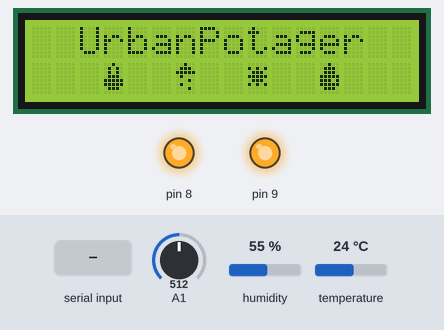
A sketch run on a simulated Arduino Uno, built with avr-gcc and run on an emulated ATmega328P. On the bench: 16×2 character LCD, output pins drawn as LEDs (lit = HIGH). The inputs (shaded band) are chosen by the test bench; at power-on: A1 = 512, humidity 55 %, temperature 24 °C. The local clock reads 2024-03-15 10:24:30 at power-on unless the sketch sets it; what the sketch prints to the serial monitor is not drawn.

Above: at 4.2 s.
At 8.3 s:
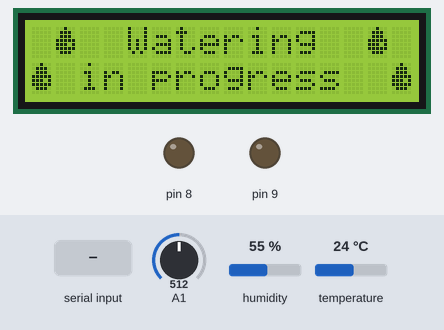
8.4 s: A1 set to 906
10.4 s: A1 set to 931
At 12.5 s:
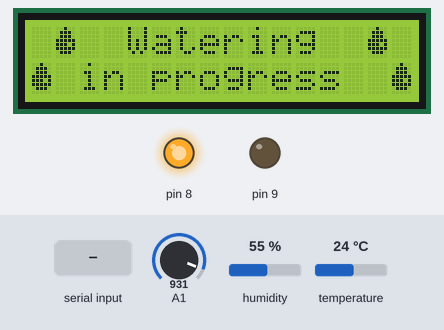
12.8 s: A1 set to 900
At 14.1 s:
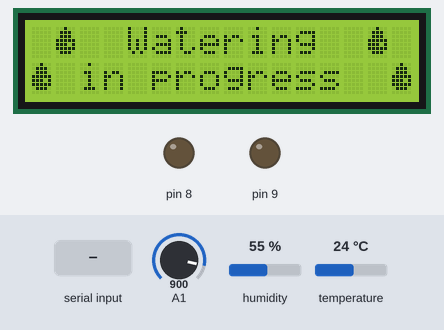
14.9 s: A1 set to 1023
At 15.8 s:
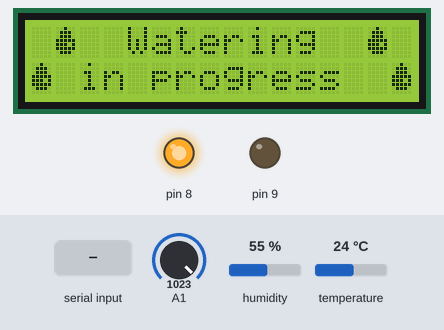
17.0 s: "90/45/200/10/150/30\n" received over Serial
28.1 s: A1 set to 716
At 30.6 s:
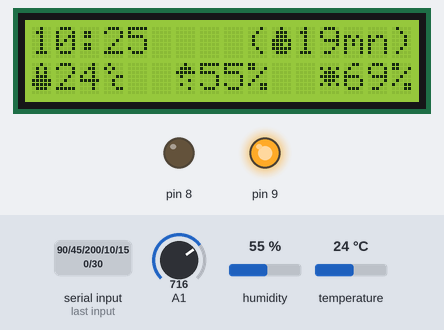
Timing chart, 0 to 32.1 s (numbered marks = the images above; inputs shaded):
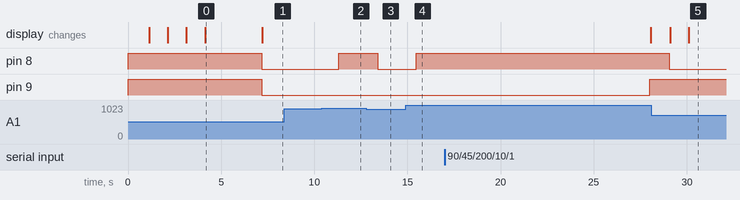

The sketch:

UrbanPotager.ino
```cpp
// (licence header left out)
//////////////////////////////////////////////////
//                  Includes                    //
//////////////////////////////////////////////////
/***** Own Lib *****/
#include "chardef.h"

/***** Downloaded Lib *****/
#include <LiquidCrystal_I2C.h>
#include <SPI.h>
#include <RTClib.h>
#include "DHT.h"

/***** Arduino's Lib *****/
#include <Wire.h>

bool isShield 	= false;


//////////////////////////////////////////////////////
//                  Declarations                    //
//////////////////////////////////////////////////////

/***** You can adjuste the pins if you want *****/
int tempPin		= isShield ? 13 : 7;
int lightPin	= isShield ? 0 : 1;
int pinLight	= isShield ? 10 : 8;
int pinPump		= isShield ? 9 : 9;

/***** You can adjuste this values if you want *****/
unsigned long 	delaySensorReading	= 5;		// Sensor will be check each delaySensorReading seconds
unsigned long 	durationWatering	= 20;
unsigned long 	delaySendUpdate		= 30;
unsigned long 	delayWatering		= 1200 ;	// 1200 = every 20 mn (in seconds)
boolean			canUseLight			= false;
boolean			canUsePump			= false;
int 			startLightHour		= 8;		// Start light at <hour> (8 => led on at 7:00AM)
int 			endLightHour		= 21;		// Heure de FIN lumière (22 => led of 09:00PM)
int 			startLightMin		= 0;		// Start light at <hour> (8 => led on at 7:00AM)
int 			endLightMin			= 0;		// Heure de FIN lumière (22 => led of 09:00PM)
int 			lightMinValue		= 90;

/*****                    Screen                      *****/
/***** GND -> GND / VCC -> 5V / SDA -> A4 / SCL -> A5 *****/
LiquidCrystal_I2C lcd(0x27,16,2);
byte celcius[8]		= CELCIUS_ARRAY;
byte light[8]		= LIGHT_ARRAY;
byte humidity[8]	= HUMIDITY_ARRAY;
byte temp[8]		= TEMP_ARRAY;
byte water1[8]		= WATER_ARRAY;
byte water2[8]		= WATER2_ARRAY;

/***** Temperature *****/
#define DHTTYPE DHT11
DHT dht(tempPin, DHTTYPE);

/***** Time and hour *****/
RTC_DS1307 RTC;
#if defined(__SAM3X8E__)
	#undef __FlashStringHelper::F(string_literal)
	#define F(string_literal) string_literal
#endif

/***** Variables *****/
//Those values will be change in the loop
unsigned long 	lastWatering		= 0;
long 			longLightReading	= 0;
long 			longTempVal			= 0;
long 			longHumiVal			= 0;
unsigned long 	lastSensorReading	= 0;
unsigned long 	lastUpdate			= 0;
String 			detailledStatus1;	// Status ligne 1 (max 16 char)
String 			detailledStatus2;	// Status ligne 2 (max 16 char)
String 			lightVal;			//This is the value of Light sensor in String
String 			tempVal;			//This is the value of Temperature sensor in String
String 			humiVal;			//This is the value of Humidity sensor in String
long 			lightPercent		= 0;
unsigned long 	currentTime;
long 			time;
String 			myDate;
String 			myTime;
String 			readString;
boolean			isManage 			= false;
boolean			isCleaning 			= false;
int 			nextWateringSeconds	= 0;


////////////////////////////////////////////////
//                 Base Code                  //
////////////////////////////////////////////////
void setup() {

	//Begin Serial
	Serial.begin(9600);

	//Setup Light
	pinMode(pinLight, OUTPUT);
	digitalWrite(pinLight,HIGH); // Turn OFF (default)

	//Setup Pump
	pinMode(pinPump, OUTPUT);
	digitalWrite(pinPump,HIGH); // Turn OFF = HIGH (default)

	//Setup LCD
	initLCD();

	//Setup RTC Module
	Wire.begin();
	RTC.begin();
	// WARNING! Un-comment the next line if the program is launch for the first time. It will init the RTC Module with the actual hour.
	//RTC.adjust(DateTime(__DATE__, __TIME__));
	if (! RTC.isrunning()) {
		// Serial.println("RTC is NOT running!");
		RTC.adjust(DateTime(__DATE__, __TIME__));
	}
}

void loop() {
	DateTime now = RTC.now();
	time = now.unixtime();

	// correct date if necessary
	myTime = (now.hour() < 10) ? "0" : "";
	myTime += String(now.hour())+":";
	myTime += (now.minute() < 10) ?"0" : "";
	myTime += String(now.minute());

	//Get Light value
	long backupLight = lightPercent;
	longLightReading = analogRead(lightPin);
	lightPercent = isShield ? map(longLightReading, 0, 1023, 100, 0) : map(longLightReading, 0, 1023, 0, 100);
	lightVal = doubleToString(lightPercent, 0);

	//If difference between the two values are more than 20
	//We have too inform phone
	if(abs(backupLight - lightPercent) > 12){
		Serial.println("slanotlig" + lightVal);
	}

	if (time > (lastSensorReading + delaySensorReading)) {
		checkSensorsValues();
		lastSensorReading = time;
	}

	if (time > (lastUpdate + delaySendUpdate)) {
		updateInformations();
	}

	while (Serial.available()) {
		delay(3);
		if (Serial.available() > 0) {
			char c = Serial.read();
			readString += c;
		}
	}

	if(!isManage){
		manageDayLight();
		manageWatering();
		manageLCDDisplay();
	}else{
		lcd.setCursor(0, 0);
		lcd.print("Maintenance mode");

		lcd.setCursor(0, 1);
		lcd.print(isCleaning ? "Cleaning on     " : "Cleaning off    ");
	}

	if (readString.length() >0) {

		if (readString.substring(0,3) == "mas") {
			String command = readString.substring(3);
			String instruction = command.substring(0,3);
			String action = command.substring(3);
			if (instruction == "man"){
				if (action == "of"){
					lcd.clear();
					isManage = false;
				}
				else{
					isManage = true;
					digitalWrite(pinPump, HIGH);
					digitalWrite(pinLight, HIGH);
				}
			}else if(instruction == "set"){
				String subCommand = action.substring(0,3);
				String datas = action.substring(3);
				lcd.clear();
				lcd.setCursor(0,0);

				if(subCommand == "set"){
					endLightHour = datas.substring(0,2).toInt();
					endLightMin = datas.substring(3,5).toInt();
					lcd.print("Change Sunset to");
					lcd.setCursor(0,1);
					lcd.print("     " + datas + "      ");
				}else if(subCommand == "ris"){
					startLightHour = datas.substring(0,2).toInt();
					startLightMin = datas.substring(3,5).toInt();
					lcd.print("Change Sunrise");
					lcd.setCursor(0,1);
					lcd.print("to : " + datas + "      ");
				}else if(subCommand == "max"){
					lcd.print("Work in progress");
				}else if(subCommand == "min"){
					lcd.print("Work in progress");
				}else if(subCommand == "wat"){
					int slashIndex = datas.indexOf('/');
					delayWatering = datas.substring(0, slashIndex).toInt() * 60;
					durationWatering = datas.substring(slashIndex+1).toInt();
					String s = "Each ";
					s += delayWatering/60;
					s += " min";
					lcd.print(s);
					lcd.setCursor(0,1);
					s = "During ";
					s += durationWatering;
					s += " min";
					lcd.print(s);
				}
				delay(3000);
				lcd.clear();
			}else if (instruction == "upd"){
				updateInformations();
			}else if(isManage){
				String actionMain = command.substring(0,3);
				if (actionMain == "pum"){
					digitalWrite(pinPump, (action == "of") ? HIGH : LOW);
				}else if(actionMain == "lig"){
					digitalWrite(pinLight, (action == "of") ? HIGH : LOW);
				}else if(actionMain == "cle"){
					isCleaning = (action == "on");
					if(isCleaning){
						digitalWrite(pinPump, HIGH);
						digitalWrite(pinLight, HIGH);
					}
				}
			}
		}
		readString = "";
	}
	delay(1000);

}

///////////////////////////////////////////////
//                 Fuctions                  //
///////////////////////////////////////////////

/**
 *  This function is used to attribute the
 *  correct data to each sensors variables.
 */
void checkSensorsValues() {
	//Get Temperature and humidity values
	longTempVal = dht.readTemperature();
	longHumiVal = dht.readHumidity();

	// Values to String
	tempVal = doubleToString(longTempVal, 0);
	humiVal = doubleToString(longHumiVal, 0);
}

/**
 *  This function is used to make led On if time
 *  is between startLight and endLight
 */
void manageDayLight() {
	DateTime now = RTC.now();
	int myHour = now.hour();
	int myMin = now.minute();
	if ((myHour >= startLightHour ) && (myHour < endLightHour + 1)) {
		if((myHour == startLightHour && myMin < startLightMin) || (myHour == endLightHour && myMin >= endLightMin)){
			digitalWrite(pinLight,HIGH); // Turn OFF = HIGH (default)
			canUseLight=false;
		}else{
			canUseLight = !(lightPercent>=90);
			digitalWrite(pinLight, canUseLight ? LOW : HIGH);
		}

	} else {
		digitalWrite(pinLight,HIGH); // Turn OFF = HIGH (default)
		canUseLight=false;
	}
}

void updateInformations(){
	Serial.print("slaupd/");
	Serial.print(tempVal);
	Serial.print("/");
	Serial.print(humiVal);
	Serial.print("/");
	Serial.print(lightVal);
	Serial.print("/");
	Serial.print(nextWateringSeconds);
	Serial.print("/");
	Serial.print(digitalRead(pinLight) == LOW ? "ON" : "OFF" );
	Serial.println("");
	lastUpdate = time;
}

/**
 *  This function is used to make
 *  pump work each delayWatering
 */
void manageWatering() {
	if (canUsePump==true) {
		if (time > (lastWatering + durationWatering)) {
			digitalWrite(pinPump,HIGH); // Turn OFF = HIGH (default)
			canUsePump=false;
			lastWatering = time;
		}
	} else {
		if (time > (lastWatering + delayWatering)) {
			digitalWrite(pinPump,LOW); // Turn ON
			lastWatering =time;
			canUsePump=true;
		}
	}
}

/**
 *  This function is used to show
 *  all variables in the screen
 */
void manageLCDDisplay() {
	if (canUsePump == true) {
		lcd.setCursor(0, 0);
		lcd.print(" ");
		lcd.write(byte(5));  // Water
		lcd.print("  Watering  ");
		lcd.write(byte(5));  // Water
		lcd.print(" ");

		lcd.setCursor(0, 1);
		lcd.write(byte(5));  // Water
		lcd.print(" in progress  ");
		lcd.write(byte(5));  // Water
	} else {
		//lcd.setCursor(0, 0);
		//lcd.print("===== "+myTime+" ====");
		lcd.setCursor(0, 0);
		lcd.print(myTime+"    (");
		lcd.write(byte(5));  // Water char
		nextWateringSeconds = (lastWatering+delayWatering) - time;
		int nextWatering = nextWateringSeconds;
		if (nextWatering >= 3600) {
			nextWatering = nextWatering/3600;
			lcd.print(String(nextWatering)+"h)    ");
		} else {
			if (nextWatering >= 60) {
				nextWatering = nextWatering/60;
				lcd.print(String(nextWatering)+"mn)        ");
			} else {
				lcd.print(String(nextWatering)+"s)         ");
			}
		}
		lcd.setCursor(0, 1);
		lcd.write(byte(3));  // Temp char
		lcd.setCursor(1, 1);
		lcd.print(tempVal);
		lcd.setCursor(3, 1);
		lcd.write(byte(0));  // Celcius char
		lcd.setCursor(4, 1);
		lcd.print("  ");
		lcd.setCursor(6, 1);
		lcd.write(byte(2));  // Humidity char
		lcd.setCursor(7, 1);
		lcd.print(humiVal+"%  ");
		lcd.setCursor(12, 1);
		lcd.write(byte(1));  // Light char
		lcd.setCursor(13, 1);
		lcd.print(lightVal+"%");
	}
}

/**
 *  This function is used to init the LCD in setup function
 */
 void initLCD(){
	lcd.init();
	lcd.backlight();
	lcd.createChar(0, celcius);
	lcd.createChar(1, light);
	lcd.createChar(2, humidity);
	lcd.createChar(3, temp);
	lcd.createChar(4, water1);
	lcd.createChar(5, water2);
	lcd.home();
	lcd.setCursor(0, 0);
	lcd.print("  UrbanPotager  ");
	delay(1000);
	lcd.setCursor(0, 1);
	lcd.print("   ");
	lcd.write(byte(3));
	delay(1000);
	lcd.print("  ");
	lcd.write(byte(2));
	delay(1000);
	lcd.print("  ");
	lcd.write(byte(1));
	delay(1000);
	lcd.print("  ");
	lcd.write(byte(5));
	delay(3000) ;
	lcd.clear();
 }

////////////////////////////////////////////
//                 Tools                  //
////////////////////////////////////////////
String doubleToString(double input,int decimalPlaces)
{
	if(decimalPlaces!=0){
		String string = String((int)(input*pow(10,decimalPlaces)));
		if(abs(input)<1)
		{
			if(input>0)
				string = "0"+string;
			else if(input<0)
				string = string.substring(0,1)+"0"+string.substring(1);
		}
		return string.substring(0,string.length()-decimalPlaces)+"."+string.substring(string.length()-decimalPlaces);
	}
	else
	{
		return String((int)input);
	}
}
```

chardef.h
```cpp
#ifndef chardef_h
#define chardef_h

#define CELCIUS_ARRAY {B01000,B10100,B01000,B00011,B00100,B00100,B00011}
#define LIGHT_ARRAY {B00000,B10101,B01110,B11111,B01110,B10101,B00000,B00000}
#define HUMIDITY_ARRAY {B00100,B01110,B11111,B01000,B00010,B01000,B00010,B00000}
#define TEMP_ARRAY {B00100,B01010,B01010,B01110,B11111,B11111,B01110}
#define WATER_ARRAY {B00000,B00100,B01110,B01110,B11111,B11101,B11111,B01110}
#define WATER2_ARRAY {B00100,B01110,B01110,B11111,B11101,B11111,B01110,B00000}

#endif
```

Measured:
- the behaviour switches between 920 and 921 on A1 (found by bisection; images 1 and 2)
- after the input at 8.4 s, every drawn part: stays the same
- after the input at 10.4 s, pin 8: LOW → HIGH after 0.91 s
- after the input at 12.8 s, pin 8: HIGH → LOW after 0.60 s
- after the input at 14.9 s, pin 8: LOW → HIGH after 0.58 s
- after the input at 17.0 s, pin 9: LOW → HIGH after 11.0 s
- after the input at 28.1 s, pin 8: HIGH → LOW after 0.96 s; the display: first changes after 1.0 s (image 5 shows a later state)
- what the display in image 0 shows lasts 3.1 s, from 4.1 s to 7.2 s
